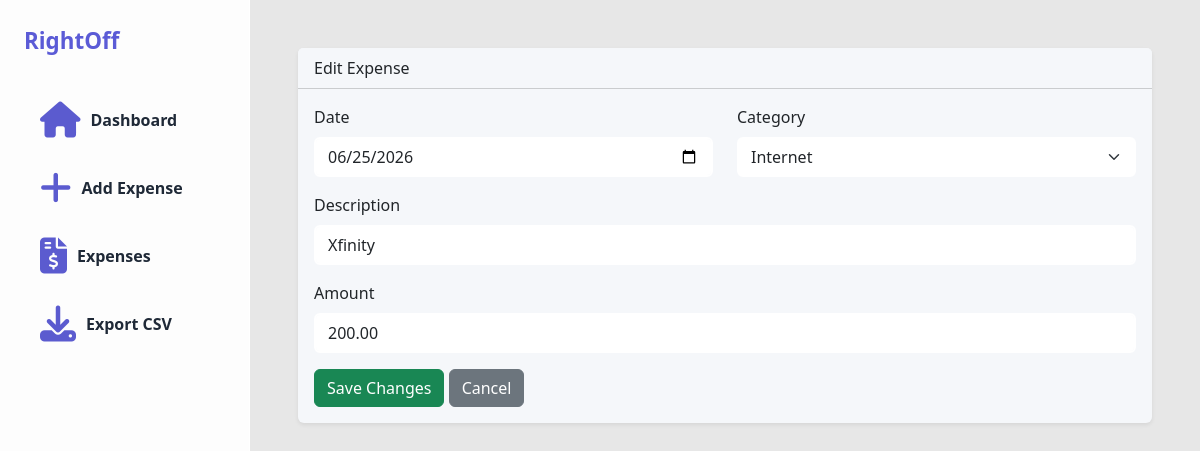
The page /edit/9/ on the database its author committed.
### expenses/models.py (models this page shows, shortened)
class Expense(models.Model):
    CATEGORY_CHOICES = [
        ('Software', 'Software'),
        ('Equipment', 'Equipment'),
        ('Internet', 'Internet'),
        ('Office Supplies', 'Office Supplies'),
        ('Mileage', 'Mileage'),
        ('Advertising', 'Advertising'),
        ('Education', 'Education'),
        ('Travel', 'Travel'),
        ('Other', 'Other'),
    ]
    date = models.DateField()
    category = models.CharField(
        max_length=100,
        choices=CATEGORY_CHOICES
    )
    description = models.CharField(max_length=255)
    amount = models.DecimalField(
        max_digits=10,
        decimal_places=2
    )

### expenses/views.py (the view)
def edit_expense(request, expense_id):
    expense = get_object_or_404(
        Expense,
        id=expense_id
    )
    if request.method == 'POST':
        form = ExpenseForm(
            request.POST,
            instance=expense
        )
        if form.is_valid():
            form.save()
            messages.success(
                request,
                "Expense updated successfully!"
            )
            return redirect('/list/')
    else:
        form = ExpenseForm(
            instance=expense
        )
    return render(
        request,
        'expenses/edit_expense.html',
        {
            'form': form,
            'expense': expense
        }
    )

### expenses/forms.py
class ExpenseForm(forms.ModelForm):
    class Meta:
        model = Expense
        fields = [
            'date',
            'category',
            'description',
            'amount'
        ]
        widgets = {
            'date': forms.DateInput(
                attrs={
                    'type': 'date',
                    'class': 'form-control'
                }
            ),
            'category': forms.Select(
                attrs={
                    'class': 'form-select'
                }
            ),
            'description': forms.TextInput(
                attrs={
                    'class': 'form-control'
                }
            ),
            'amount': forms.NumberInput(
                attrs={
                    'class': 'form-control',
                    'step': '0.01'
                }
            ),
        }

### expenses/templates/expenses/edit_expense.html (shortened to what this page needs)
{% extends 'base.html' %}
{% block content %}
<div class="card shadow-sm">
    <div class="card-header">
        Edit Expense
    </div>
    <div class="card-body">
        <form method="POST">
            <div class="row">
                <div class="col-md-6 mb-3">
                    <label class="form-label">
                        Date
                    </label>
                    {{ form.date }}
                </div>
                <div class="col-md-6 mb-3">
                    <label class="form-label">
                        Category
                    </label>
                    {{ form.category }}
                </div>
            </div>
            <div class="mb-3">
                <label class="form-label">
                    Description
                </label>
                {{ form.description }}
            </div>
            <div class="mb-3">
                <label class="form-label">
                    Amount
                </label>
                {{ form.amount }}
            </div>
            <button
                type="submit"
                class="btn btn-success"
            >
                Save Changes
            </button>
            <a
                href="/list/"
                class="btn btn-secondary"
            >
                Cancel
            </a>
        </form>
    </div>
</div>
{% endblock %}

### static/css/style.css (style rules this page uses)
body { background-color: #E7E7E7; }
.card { border: none; background: #F5F7FA; }
.card-header { background-color: #F5F7FA; }
.form-control, .form-select { border: 2px solid #ffffff; }

### rows shown on the page
Expense: date "06/25/2026", category "Internet", description "Xfinity", amount "200.00"
